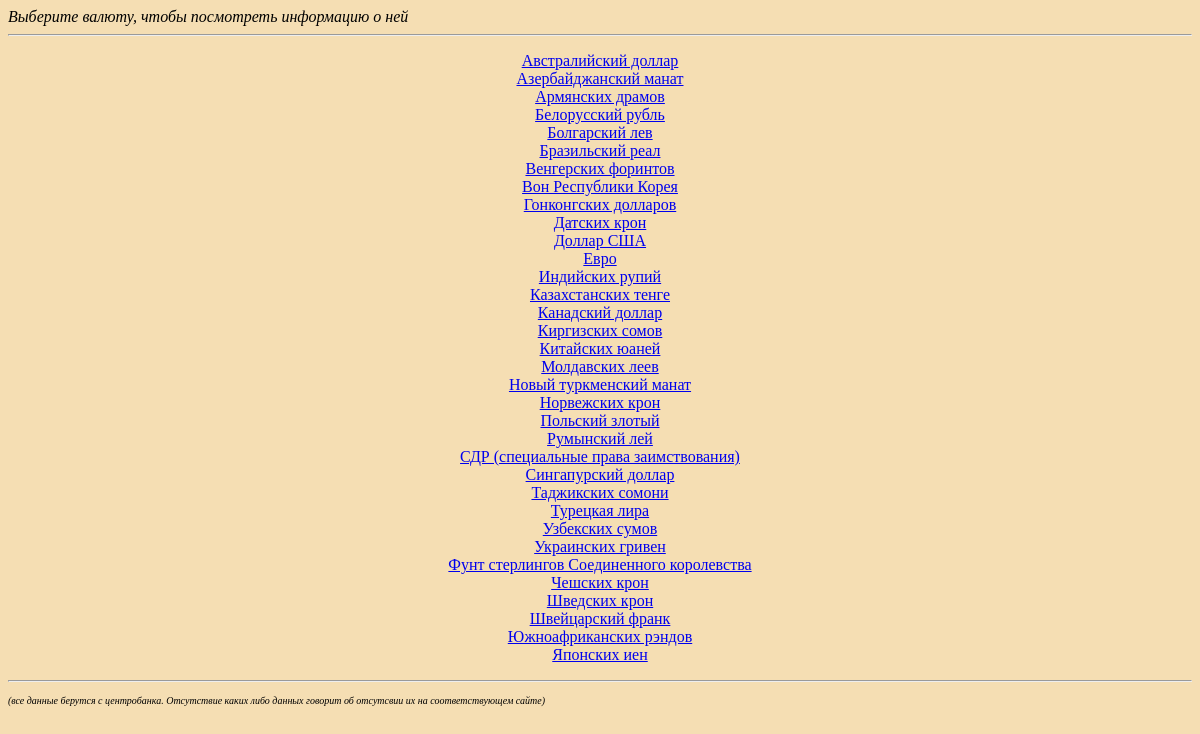
The app's page /, older data.
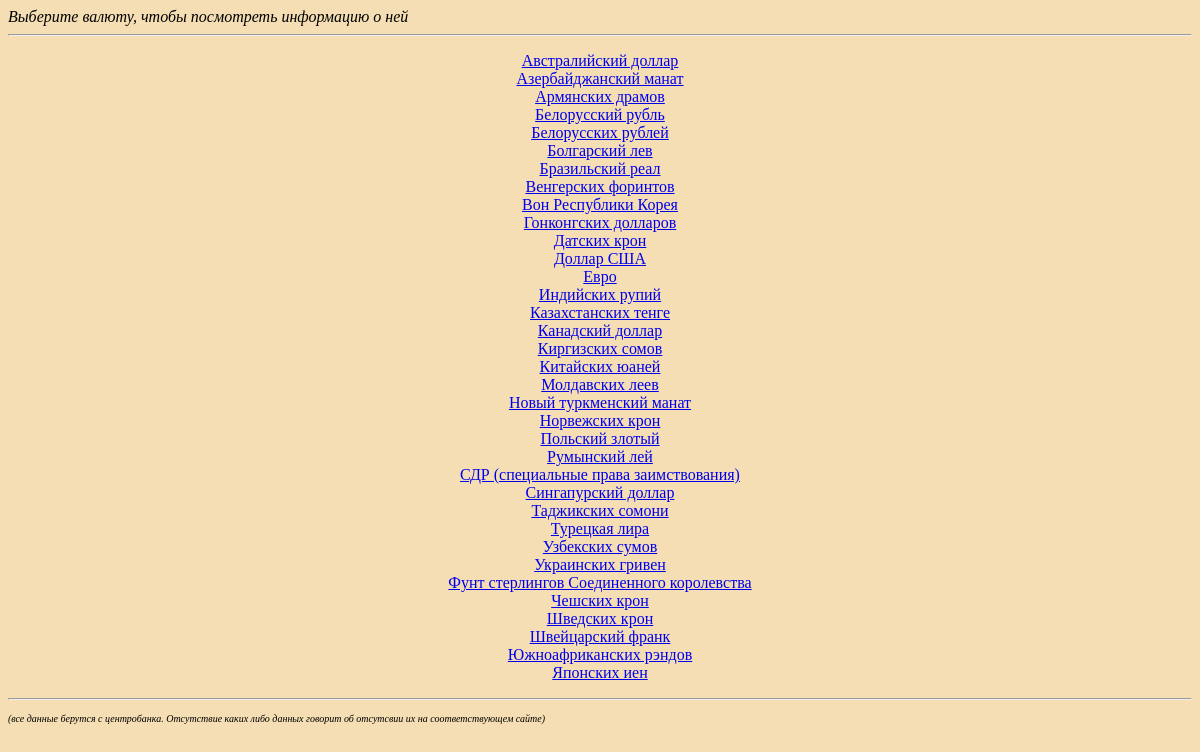
The same page, newer data.
### WebPython/Apps/Wallet/models.py (models this page shows)
class Wallet_indentificator(models.Model):
    wallet_name = models.CharField('Название валюты', max_length=200)
    wallet_id = models.CharField('ID', max_length=20)
    wallet_char_code = models.CharField('Char_code', max_length=10)
    class Meta:
        verbose_name = 'Валюта'
        verbose_name_plural = 'Валюты'

### WebPython/Apps/Wallet/views.py (the view)
# urls.py: path('', views.main_page, name='main_page'),
def main_page(request):
    wallet_names = []
    wallets_list = Wallet_indentificator.objects.all().order_by('wallet_name')
    if len(wallets_list) == 0:
        load_name()
        wallets_list = Wallet_indentificator.objects.all()
    for wallet in wallets_list:
        wallet_names += [wallet.wallet_name]
    return render(request, 'Wallet/list.html',
                  {'wallets_list': wallet_names})

### WebPython/templates/Wallet/list.html (shortened to what this page needs)
{% extends 'base.html' %}
{% block content %}
<em>Выберите валюту, чтобы посмотреть информацию о ней </em><br>
<hr>
<p align="center">
    {% if wallets_list %}
        {% for a in wallets_list %}
            <a href="{% url 'Wallet:get_date' a%}">{{a}}</a><br>
        {% endfor %}
    {% else %}
        Статья не найдена
    {% endif %}
</p>
<hr>
<em><font size="1"> (все данные берутся с центробанка. Отсутствие каких либо данных говорит об отсутсвии их на соответствующем сайте)</font></em>
{% endblock %}

Row changes from the older to the newer data that the page shows:
added Wallet_indentificator: wallets_list "Белорусских рублей"
